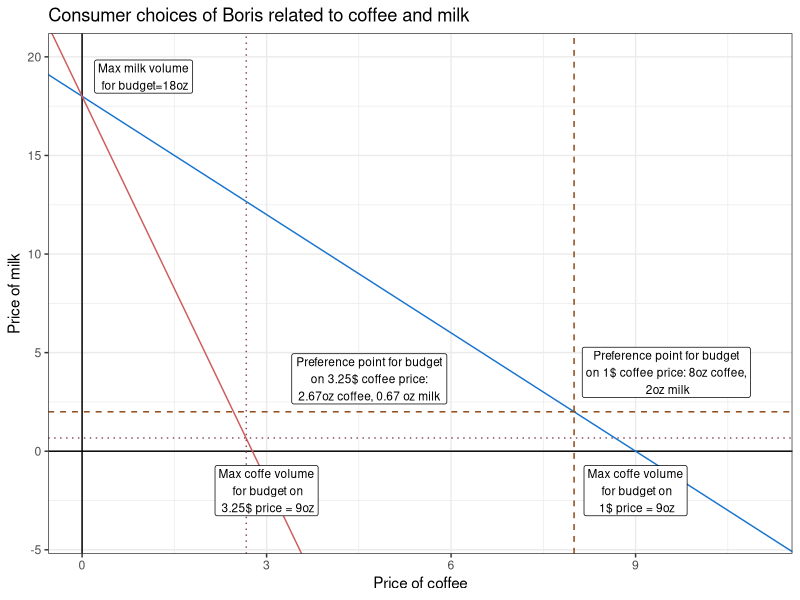
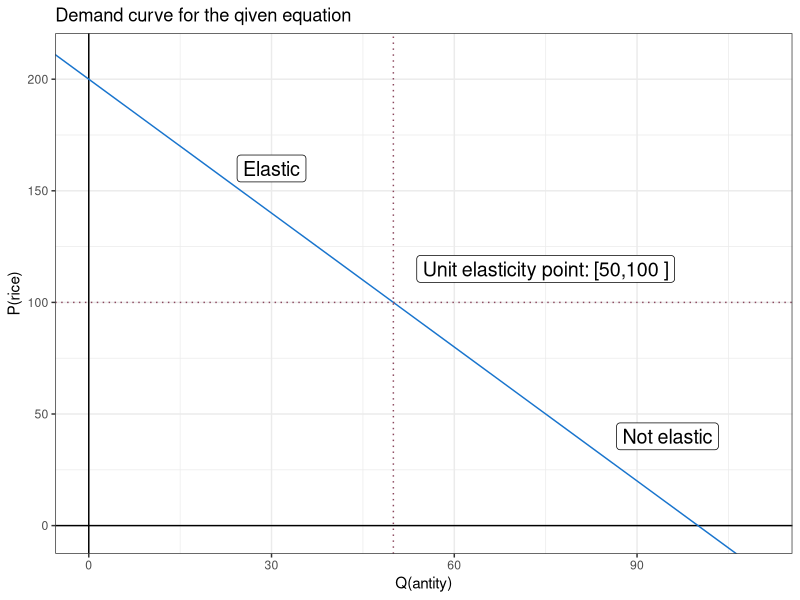
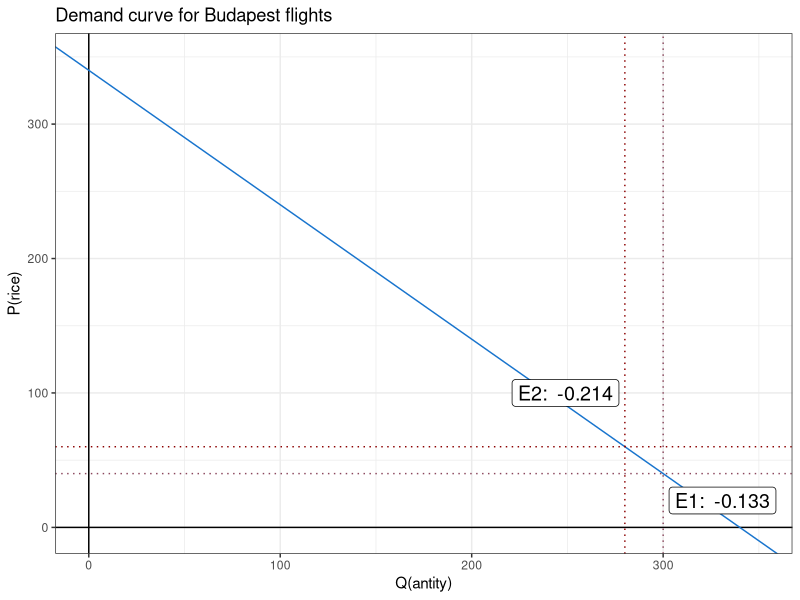

Generate these figures, in order, with R:
## ---- chunk 1
knitr::opts_chunk$set(echo = TRUE)
## ---- chunk 2
library(ggplot2)
icp2 <- (-1)*18/(9/3.25)
ggplot()+
  xlim(0,11)+
  ylim(-4,20)+
  labs(
    x='Price of coffee',
    y='Price of milk',
    title='Consumer choices of Boris related to coffee and milk'
  )+
  geom_hline(aes(yintercept=0),col='black')+
  geom_vline(aes(xintercept=0),col='black')+
  geom_abline(intercept = 18, slope = -2, col='dodgerblue3')+
  geom_abline(intercept = 18, slope = icp2, col='indianred')+
  geom_vline(aes(xintercept=8),col='chocolate4',linetype='dashed')+
  geom_hline(aes(yintercept=2),col='chocolate4',linetype='dashed')+
  geom_vline(aes(xintercept=2.67),col='palevioletred4',linetype='dotted')+
  geom_hline(aes(yintercept=0.67),col='palevioletred4',linetype='dotted')+
  geom_label(aes(x=0, y=18, label='Max milk volume\n for budget=18oz'),nudge_x = 1, nudge_y=1, size=3)+
  geom_label(aes(x=9, y=0, label='Max coffe volume\n for budget on\n 1$ price = 9oz'),nudge_x = 0, nudge_y=-2, size=3)+
  geom_label(aes(x=3, y=0, label='Max coffe volume\n for budget on\n 3.25$ price = 9oz'),nudge_x = 0, nudge_y=-2, size=3)+
  geom_label(aes(x=8, y=2, label='Preference point for budget\non 1$ coffee price: 8oz coffee,\n 2oz milk'),nudge_x = 1.5, nudge_y=2, size=3)+
  geom_label(aes(x=2.67, y=0.67, label='Preference point for budget\non 3.25$ coffee price:\n 2.67oz coffee, 0.67 oz milk '),nudge_x = 2, nudge_y=3, size=3)+
  theme_bw()
## ---- chunk 3
alfa<-200
beta<- -2
qfp <- function(q){return(alfa+beta*q)}
qelasticity <- (-1*alfa) / (2*beta)


labl <- paste(paste(
  paste('Unit elasticity point: [',as.character(qelasticity),sep= ""),
  as.character(qfp(qelasticity)),sep=","),"]",sep=" ")
ggplot()+
  xlim(0,110)+
  ylim(-2,210)+
  labs(
    x='Q(antity)',
    y='P(rice)',
    title='Demand curve for the qiven equation'
  )+
  geom_hline(aes(yintercept=0),col='black')+
  geom_vline(aes(xintercept=0),col='black')+
  geom_abline(intercept = alfa, slope = beta, col='dodgerblue3')+
  geom_vline(aes(xintercept=qelasticity),col='palevioletred4',linetype='dotted')+
  geom_hline(aes(yintercept=qfp(qelasticity)),col='palevioletred4',linetype='dotted')+
  geom_label(aes(x=qelasticity, y=qfp(qelasticity)), label=labl ,nudge_x = 25, nudge_y=15, size=5)+
  geom_label(aes(x=(qelasticity - 30) , y=(qfp(qelasticity)+30)), label='Elastic' ,nudge_x = 10, nudge_y=30, size=5)+
  geom_label(aes(x=(qelasticity + 30) , y= (qfp(qelasticity) - 30)), label='Not elastic' ,nudge_x =15, nudge_y=-30, size=5)+
  theme_bw()


## ---- chunk 4
p1<- 40
p2<- 60
q1<-300
q2<-280
beta <- (p2-p1) / (q2-q1)
alfa <- (-1)*q2*beta+p2
e1 <- (p1/q1) * (1/beta) 
e2 <- (p2/q2) * (1/beta)

lab1 <- paste("E1: ",substring(as.character(e1),1,6))
lab2 <- paste("E2: ",substring(as.character(e2),1,6))
##How to use equation dynmically?!
## ---- chunk 5
ggplot()+
  xlim(0, (-1*(alfa/beta) + 10))+
  ylim(-2,alfa+10)+
  labs(
    x='Q(antity)',
    y='P(rice)',
    title='Demand curve for Budapest flights'
  )+
  geom_hline(aes(yintercept=0),col='black')+
  geom_vline(aes(xintercept=0),col='black')+
  geom_abline(intercept = alfa, slope = beta, col='dodgerblue3')+
  geom_vline(aes(xintercept=q1),col='palevioletred4',linetype='dotted')+
  geom_hline(aes(yintercept=p1),col='palevioletred4',linetype='dotted')+
  geom_vline(aes(xintercept=q2),col='red4',linetype='dotted')+
  geom_hline(aes(yintercept=p2),col='red4',linetype='dotted')+
  geom_label(aes(x=(q2 - 30) , y=p2+30), label=lab2 ,nudge_x = -1, nudge_y=10, size=5)+
  geom_label(aes(x=q1 + 30  , y= p2 -30), label=lab1 ,nudge_x = 1, nudge_y=-10, size=5)+
  theme_bw()

